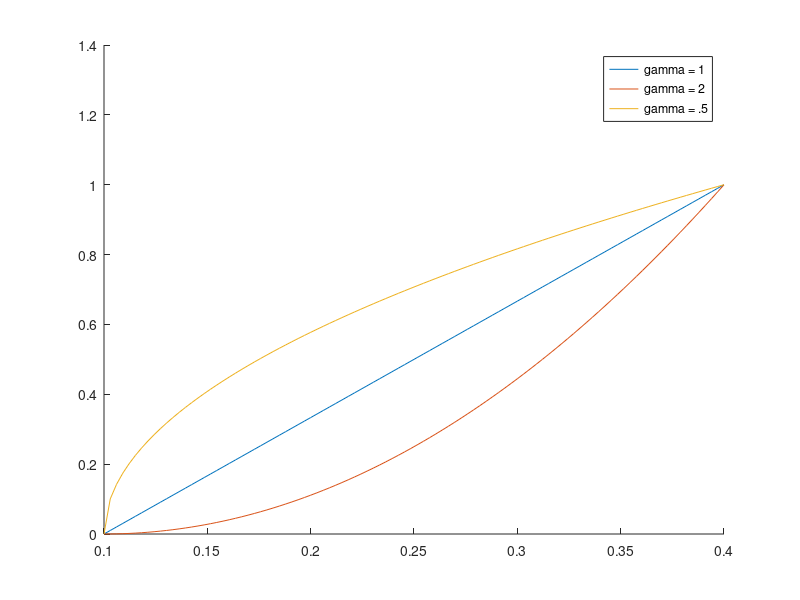

The MATLAB script that drew this image: (Note: this script raises an error after producing the figure.)
close all;

x = linspace(0.1,.4,100);
ylin = (x-.1)./(.3);
yh = ((x-.1)./(.3)).^2;
yl = ((x-.1)./(.3)).^.5;
figure; hold all;
plot(x,ylin, x, yh, x, yl);
legend('gamma = 1', 'gamma = 2', 'gamma = .5');
%We see that gamma provides additional shifting towards one end or the
%other of the spectrum

lenagray = im2double(imread('lenagray.tif', 'TIF'));
lenadjustedl = imadjust(lenagray,[min(min(lenagray)); max(max(lenagray))],[0; 1],.33);
lenadjustedd = imadjust(lenagray,[min(min(lenagray)); max(max(lenagray))],[0; 1],3);

figure;imshow(lenadjustedd);
figure;imhist(lenadjustedd,64);%Darker
figure;imshow(lenadjustedl);
figure;imhist(lenadjustedl,64);%Lighter

%Works as expected.
